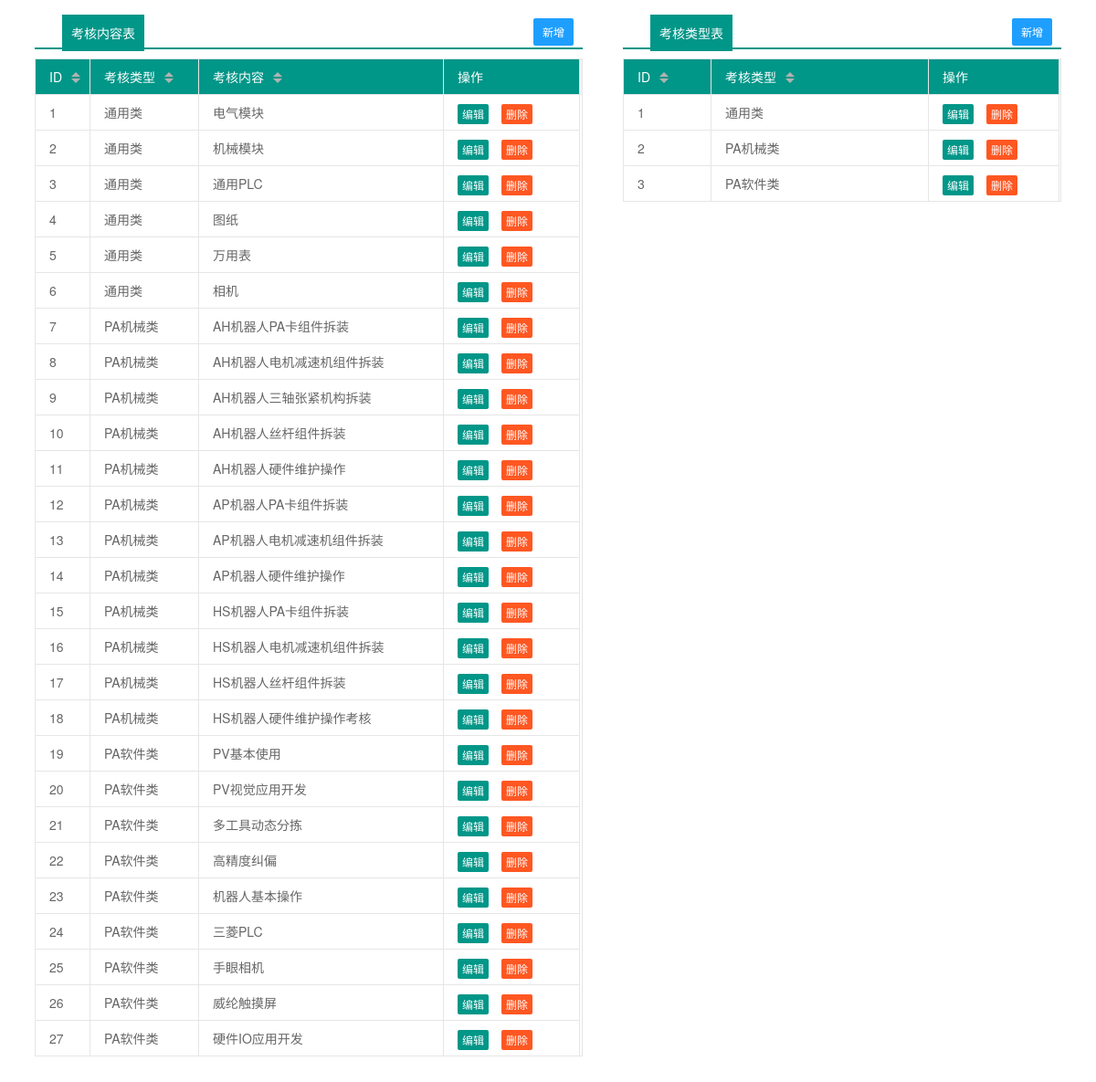
The page /code/LayuiStudy/backend/admin/addTypeCont.php on the database its author committed.
### tables this page shows
CREATE TABLE `category_msg_content` (
  `Category_Index_ID` int(11) unsigned NOT NULL AUTO_INCREMENT,
  `Category_Index` int(10) DEFAULT NULL,
  `connent` varchar(30) DEFAULT NULL,
  PRIMARY KEY (`Category_Index_ID`)
);

CREATE TABLE `category_msg` (
  `Category_Index` int(2) unsigned NOT NULL AUTO_INCREMENT,
  `Category_Name` varchar(15) DEFAULT NULL,
  PRIMARY KEY (`Category_Index`)
);

### code/LayuiStudy/backend/admin/function.php (called while the page is built, shortened)
<?php
function db_connect($db)
{
    $conn = mysqli_connect($db['db_host'], $db['db_user'], $db['db_pass'],$db['db_name']);
    mysqli_set_charset($conn,'utf8');
    return $conn;
}
function find_ID_name($table,$db,$where)
{
    $conn = db_connect($db);
    $sql  = 'SELECT * FROM ' . $table .' WHERE '.$where;
    $result = mysqli_query($conn,$sql);
    $rows=[];
    if ($result && mysqli_num_rows($result) >0) {
        $rows[]= mysqli_fetch_all($result,MYSQLI_ASSOC);
        }
    return $rows;
}
function find_ID_All($table,$db)
{
    $conn = db_connect($db);
    $sql  = 'SELECT * FROM ' . $table;
    $result = mysqli_query($conn,$sql);
    $rows=[];
    if ($result && mysqli_num_rows($result) >0) {
        $rows[]= mysqli_fetch_all($result,MYSQLI_ASSOC);
        }
    return $rows;
}

### code/LayuiStudy/backend/admin/addTypeCont.php (the view, shortened to what this page needs)
<?php
require 'function.php';
?>
<!DOCTYPE html>
<html>
<head>
	<link rel="stylesheet" type="text/css" href="layui/css/layui.css">
</head>
<body>
<div class="leftblock">
   <div class="header">
  <span>考核内容表</span>
      <button type="button" form="form1" class="layui-btn layui-btn-sm layui-btn-normal" onclick="add2()">新增</button>
</div>
  <table class="layui-table" lay-data="{page:false ,toolbar:false,groups:2,limit:1000}" >
        <tbody>
            <?php
            $stt =find_ID_All('category_msg_content',$db);
            $arrlength=count($stt[0]);
            foreach($stt as $key => $value){
                for($i=0; $i<=$arrlength-1; $i++){
                  $where='Category_Index='.$value[$i]['Category_Index'];
                  $getCategoryName=find_ID_name('category_msg',$db,$where);
              ?>
            <tr>
                <td lay-data="{field:'ID'}"><?php echo $i+1;?></td>
                <td lay-data="{field:'Category'}"><?php echo $getCategoryName[0][0]['Category_Name'];?></td>
                <td lay-data="{field:'Content'}"><?php echo $value[$i]['connent'];?></td>
                <td>
                    <button class="layui-btn layui-btn-xs" onclick="edit2(<?php echo $value[$i]['Category_Index_ID'];?>)" value=<?php echo $value[$i]['Category_Index'];?>>编辑</button>
                    <button class="layui-btn layui-btn-danger layui-btn-xs" onclick="del2(<?php echo $value[$i]['Category_Index_ID'];?>)">删除</button>
                </td>
            </tr>
          <?php
            }
            }
          ?>
        </tbody>
      </table>
      <br><br><br>
</div>
<div class="rightblock">
  <div class="header">
  <span>考核类型表</span>
      <button type="button" form="form1" class="layui-btn layui-btn-sm layui-btn-normal" onclick="add1()">新增</button>
</div>
  <table class="layui-table" lay-data="{page:false ,toolbar:false,groups:2,limit:20}" >
        <tbody>
            <?php
            $stt =find_ID_All('category_msg',$db);
            $arrlength=count($stt[0]);
            foreach($stt as $key => $value){
                for($i=0; $i<=$arrlength-1; $i++){
              ?>
            <tr>
                <td lay-data="{field:'ID'}"><?php echo $i+1;?></td>
                <td lay-data="{field:'Category'}"><?php echo $value[$i]['Category_Name'];?></td>
                <td>
                    <button class="layui-btn layui-btn-xs" onclick="edit1(<?php echo $value[$i]['Category_Index'];?>)" value=<?php echo $value[$i]['Category_Index'];?>>编辑</button>
                    <button class="layui-btn layui-btn-danger layui-btn-xs" onclick="del1(<?php echo $value[$i]['Category_Index'];?>)">删除</button>
                </td>
            </tr>
          <?php
            }
            }
          ?>
        </tbody>
      </table>
</div>
</body>
</html>

### code/LayuiStudy/backend/admin/layui/css/layui.css (style rules this page uses)
.layui-btn,.layui-edge,.layui-inline,img { vertical-align:middle }
.layui-btn,.layui-disabled,.layui-icon,.layui-unselect { -moz-user-select:none;-webkit-user-select:none;-ms-user-select:none }
blockquote,body,button,dd,div,dl,dt,form,h1,h2,h3,h4,h5,h6,input,li,ol,p,pre,td,textarea,th,ul { margin:0;padding:0;-webkit-tap-highlight-color:rgba(0,0,0,0) }
table { border-collapse:collapse;border-spacing:0 }
button,input,optgroup,option,select,textarea { font-family:inherit;font-size:inherit;font-style:inherit;font-weight:inherit;outline:0 }
body { line-height:24px;font:14px Helvetica Neue,Helvetica,PingFang SC,Tahoma,Arial,sans-serif }
.layui-border-box,.layui-border-box * { box-sizing:border-box }
.layui-btn,.layui-input,.layui-select,.layui-textarea,.layui-upload-button { outline:0;-webkit-appearance:none;transition:all .3s;-webkit-transition:all .3s;box-sizing:border-box }
.layui-btn { display:inline-block;height:38px;line-height:38px;padding:0 18px;background-color:#009688;color:#fff;white-space:nowrap;text-align:center;font-size:14px;border:none;border-radius:2px;cursor:pointer }
.layui-btn+.layui-btn { margin-left:10px }
.layui-btn-normal { background-color:#1E9FFF }
.layui-btn-danger { background-color:#FF5722 }
.layui-btn-sm { height:30px;line-height:30px;padding:0 10px;font-size:12px }
.layui-btn-xs { height:22px;line-height:22px;padding:0 5px;font-size:12px }
.layui-table,.layui-table-view { margin:10px 0 }
.layui-table { width:100%;background-color:#fff;color:#666 }
.layui-table tr { transition:all .3s;-webkit-transition:all .3s }
.layui-table td,.layui-table th,.layui-table-col-set,.layui-table-fixed-r,.layui-table-grid-down,.layui-table-header,.layui-table-page,.layui-table-tips-main,.layui-table-tool,.layui-table-total,.layui-table-view,.layui-table[lay-skin=line],.layui-table[lay-skin=row] { border-width:1px;border-style:solid;border-color:#e6e6e6 }
.layui-table td,.layui-table th { position:relative;padding:9px 15px;min-height:20px;line-height:20px;font-size:14px }
.layui-table[lay-data] { display:none }

### code/LayuiStudy/backend/admin/addTypeCont.php (style rules this page uses)
.leftblock { width: 50%; padding: 20px;float: left;margin-left:1.5%; }
.rightblock { float: right;width: 40%;padding: 20px;margin-right:1.5%; }
.header span { background: #009688;color: #fff;padding: 10px;margin-left: 30px;line-height: 32px; }
.header button { margin: auto 10px; float: right; }
.header { border-bottom: 2px #009688 solid; }

### rows shown on the page
category_msg_content: category_msg.Category_Name "通用类", connent "电气模块"
category_msg_content: category_msg.Category_Name "通用类", connent "机械模块", $value[$i]['Category_Index'] 1 (drawn)
category_msg_content: category_msg.Category_Name "通用类", connent "通用PLC", $value[$i]['Category_Index'] 1 (drawn)
category_msg_content: category_msg.Category_Name "通用类", connent "图纸", $value[$i]['Category_Index'] 1 (drawn)
category_msg_content: category_msg.Category_Name "通用类", connent "万用表", $value[$i]['Category_Index'] 1 (drawn)
category_msg_content: category_msg.Category_Name "通用类", connent "相机", $value[$i]['Category_Index'] 1 (drawn)
category_msg_content: category_msg.Category_Name "PA机械类", connent "AH机器人PA卡组件拆装", $value[$i]['Category_Index'] 2 (drawn)
category_msg_content: category_msg.Category_Name "PA机械类", connent "AH机器人电机减速机组件拆装", $value[$i]['Category_Index'] 2 (drawn)
category_msg_content: category_msg.Category_Name "PA机械类", connent "AH机器人三轴张紧机构拆装", $value[$i]['Category_Index'] 2 (drawn)
category_msg_content: category_msg.Category_Name "PA机械类", connent "AH机器人丝杆组件拆装", $value[$i]['Category_Index'] 2 (drawn)
category_msg_content: category_msg.Category_Name "PA机械类", connent "AH机器人硬件维护操作", $value[$i]['Category_Index'] 2 (drawn)
category_msg_content: category_msg.Category_Name "PA机械类", connent "AP机器人PA卡组件拆装", $value[$i]['Category_Index'] 2 (drawn)
category_msg_content: category_msg.Category_Name "PA机械类", connent "AP机器人电机减速机组件拆装", $value[$i]['Category_Index'] 2 (drawn)
category_msg_content: category_msg.Category_Name "PA机械类", connent "AP机器人硬件维护操作", $value[$i]['Category_Index'] 2 (drawn)
category_msg_content: category_msg.Category_Name "PA机械类", connent "HS机器人PA卡组件拆装", $value[$i]['Category_Index'] 2 (drawn)
category_msg_content: category_msg.Category_Name "PA机械类", connent "HS机器人电机减速机组件拆装", $value[$i]['Category_Index'] 2 (drawn)
category_msg_content: category_msg.Category_Name "PA机械类", connent "HS机器人丝杆组件拆装", $value[$i]['Category_Index'] 2 (drawn)
category_msg_content: category_msg.Category_Name "PA机械类", connent "HS机器人硬件维护操作考核", $value[$i]['Category_Index'] 2 (drawn)
category_msg_content: category_msg.Category_Name "PA软件类", connent "PV基本使用", $value[$i]['Category_Index'] 3 (drawn)
category_msg_content: category_msg.Category_Name "PA软件类", connent "PV视觉应用开发", $value[$i]['Category_Index'] 3 (drawn)
category_msg_content: category_msg.Category_Name "PA软件类", connent "多工具动态分拣", $value[$i]['Category_Index'] 3 (drawn)
category_msg_content: category_msg.Category_Name "PA软件类", connent "高精度纠偏", $value[$i]['Category_Index'] 3 (drawn)
category_msg_content: category_msg.Category_Name "PA软件类", connent "机器人基本操作", $value[$i]['Category_Index'] 3 (drawn)
category_msg_content: category_msg.Category_Name "PA软件类", connent "三菱PLC", $value[$i]['Category_Index'] 3 (drawn)
category_msg_content: category_msg.Category_Name "PA软件类", connent "手眼相机", $value[$i]['Category_Index'] 3 (drawn)
category_msg_content: category_msg.Category_Name "PA软件类", connent "威纶触摸屏", $value[$i]['Category_Index'] 3 (drawn)
category_msg_content: category_msg.Category_Name "PA软件类", connent "硬件IO应用开发", $value[$i]['Category_Index'] 3 (drawn)
category_msg: Category_Name "通用类"
category_msg: Category_Name "PA机械类"
category_msg: Category_Name "PA软件类"
